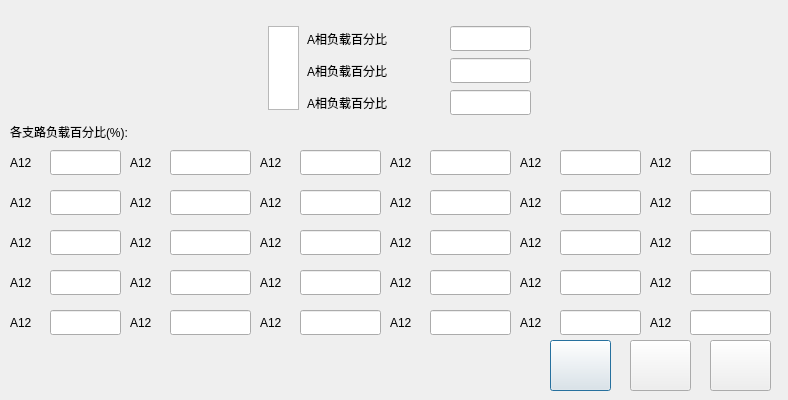
<?xml version="1.0" encoding="UTF-8"?>
<ui version="4.0">
 <class>CLoadPercentDialog</class>
 <widget class="QDialog" name="CLoadPercentDialog">
  <property name="geometry">
   <rect>
    <x>0</x>
    <y>0</y>
    <width>788</width>
    <height>400</height>
   </rect>
  </property>
  <property name="windowTitle">
   <string>Dialog</string>
  </property>
  <widget class="QWidget" name="widget" native="true">
   <property name="geometry">
    <rect>
     <x>260</x>
     <y>10</y>
     <width>281</width>
     <height>121</height>
    </rect>
   </property>
   <widget class="QLineEdit" name="lineEdit_main_c">
    <property name="geometry">
     <rect>
      <x>190</x>
      <y>80</y>
      <width>81</width>
      <height>25</height>
     </rect>
    </property>
   </widget>
   <widget class="QLabel" name="label_main_c">
    <property name="geometry">
     <rect>
      <x>47</x>
      <y>80</y>
      <width>141</width>
      <height>25</height>
     </rect>
    </property>
    <property name="text">
     <string>A相负载百分比</string>
    </property>
   </widget>
   <widget class="QLabel" name="label_main_b">
    <property name="geometry">
     <rect>
      <x>47</x>
      <y>48</y>
      <width>141</width>
      <height>25</height>
     </rect>
    </property>
    <property name="text">
     <string>A相负载百分比</string>
    </property>
   </widget>
   <widget class="QLineEdit" name="lineEdit_main_a">
    <property name="geometry">
     <rect>
      <x>190</x>
      <y>16</y>
      <width>81</width>
      <height>25</height>
     </rect>
    </property>
   </widget>
   <widget class="QLineEdit" name="lineEdit_main_b">
    <property name="geometry">
     <rect>
      <x>190</x>
      <y>48</y>
      <width>81</width>
      <height>25</height>
     </rect>
    </property>
   </widget>
   <widget class="QTextEdit" name="textEdit_title">
    <property name="geometry">
     <rect>
      <x>8</x>
      <y>16</y>
      <width>31</width>
      <height>84</height>
     </rect>
    </property>
   </widget>
   <widget class="QLabel" name="label_main_a">
    <property name="geometry">
     <rect>
      <x>47</x>
      <y>16</y>
      <width>141</width>
      <height>25</height>
     </rect>
    </property>
    <property name="text">
     <string>A相负载百分比</string>
    </property>
   </widget>
  </widget>
  <widget class="QLabel" name="label_title">
   <property name="geometry">
    <rect>
     <x>10</x>
     <y>120</y>
     <width>160</width>
     <height>25</height>
    </rect>
   </property>
   <property name="text">
    <string>&lt;html&gt;&lt;head/&gt;&lt;body&gt;&lt;p&gt;各支路负载百分比(%):&lt;/p&gt;&lt;/body&gt;&lt;/html&gt;</string>
   </property>
  </widget>
  <widget class="QLabel" name="label_w1">
   <property name="geometry">
    <rect>
     <x>10</x>
     <y>150</y>
     <width>36</width>
     <height>25</height>
    </rect>
   </property>
   <property name="text">
    <string>A12</string>
   </property>
  </widget>
  <widget class="QLineEdit" name="lineEdit_w1">
   <property name="geometry">
    <rect>
     <x>50</x>
     <y>150</y>
     <width>71</width>
     <height>25</height>
    </rect>
   </property>
  </widget>
  <widget class="QPushButton" name="pushButton_pre_page">
   <property name="geometry">
    <rect>
     <x>550</x>
     <y>340</y>
     <width>61</width>
     <height>51</height>
    </rect>
   </property>
   <property name="text">
    <string/>
   </property>
  </widget>
  <widget class="QPushButton" name="pushButton_next_page">
   <property name="geometry">
    <rect>
     <x>630</x>
     <y>340</y>
     <width>61</width>
     <height>51</height>
    </rect>
   </property>
   <property name="text">
    <string/>
   </property>
  </widget>
  <widget class="QPushButton" name="pushButton_return_back">
   <property name="geometry">
    <rect>
     <x>710</x>
     <y>340</y>
     <width>61</width>
     <height>51</height>
    </rect>
   </property>
   <property name="text">
    <string/>
   </property>
  </widget>
  <widget class="QLineEdit" name="lineEdit_w2">
   <property name="geometry">
    <rect>
     <x>170</x>
     <y>150</y>
     <width>81</width>
     <height>25</height>
    </rect>
   </property>
  </widget>
  <widget class="QLabel" name="label_w2">
   <property name="geometry">
    <rect>
     <x>130</x>
     <y>150</y>
     <width>36</width>
     <height>25</height>
    </rect>
   </property>
   <property name="text">
    <string>A12</string>
   </property>
  </widget>
  <widget class="QLineEdit" name="lineEdit_w3">
   <property name="geometry">
    <rect>
     <x>300</x>
     <y>150</y>
     <width>81</width>
     <height>25</height>
    </rect>
   </property>
  </widget>
  <widget class="QLabel" name="label_w4">
   <property name="geometry">
    <rect>
     <x>390</x>
     <y>150</y>
     <width>36</width>
     <height>25</height>
    </rect>
   </property>
   <property name="text">
    <string>A12</string>
   </property>
  </widget>
  <widget class="QLineEdit" name="lineEdit_w4">
   <property name="geometry">
    <rect>
     <x>430</x>
     <y>150</y>
     <width>81</width>
     <height>25</height>
    </rect>
   </property>
  </widget>
  <widget class="QLabel" name="label_w3">
   <property name="geometry">
    <rect>
     <x>260</x>
     <y>150</y>
     <width>36</width>
     <height>25</height>
    </rect>
   </property>
   <property name="text">
    <string>A12</string>
   </property>
  </widget>
  <widget class="QLineEdit" name="lineEdit_w5">
   <property name="geometry">
    <rect>
     <x>560</x>
     <y>150</y>
     <width>81</width>
     <height>25</height>
    </rect>
   </property>
  </widget>
  <widget class="QLabel" name="label_w6">
   <property name="geometry">
    <rect>
     <x>650</x>
     <y>150</y>
     <width>36</width>
     <height>25</height>
    </rect>
   </property>
   <property name="text">
    <string>A12</string>
   </property>
  </widget>
  <widget class="QLineEdit" name="lineEdit_w6">
   <property name="geometry">
    <rect>
     <x>690</x>
     <y>150</y>
     <width>81</width>
     <height>25</height>
    </rect>
   </property>
  </widget>
  <widget class="QLabel" name="label_w5">
   <property name="geometry">
    <rect>
     <x>520</x>
     <y>150</y>
     <width>36</width>
     <height>25</height>
    </rect>
   </property>
   <property name="text">
    <string>A12</string>
   </property>
  </widget>
  <widget class="QLineEdit" name="lineEdit_w9">
   <property name="geometry">
    <rect>
     <x>300</x>
     <y>190</y>
     <width>81</width>
     <height>25</height>
    </rect>
   </property>
  </widget>
  <widget class="QLabel" name="label_w11">
   <property name="geometry">
    <rect>
     <x>520</x>
     <y>190</y>
     <width>36</width>
     <height>25</height>
    </rect>
   </property>
   <property name="text">
    <string>A12</string>
   </property>
  </widget>
  <widget class="QLineEdit" name="lineEdit_w7">
   <property name="geometry">
    <rect>
     <x>50</x>
     <y>190</y>
     <width>71</width>
     <height>25</height>
    </rect>
   </property>
  </widget>
  <widget class="QLabel" name="label_w8">
   <property name="geometry">
    <rect>
     <x>130</x>
     <y>190</y>
     <width>36</width>
     <height>25</height>
    </rect>
   </property>
   <property name="text">
    <string>A12</string>
   </property>
  </widget>
  <widget class="QLabel" name="label_w10">
   <property name="geometry">
    <rect>
     <x>390</x>
     <y>190</y>
     <width>36</width>
     <height>25</height>
    </rect>
   </property>
   <property name="text">
    <string>A12</string>
   </property>
  </widget>
  <widget class="QLineEdit" name="lineEdit_w11">
   <property name="geometry">
    <rect>
     <x>560</x>
     <y>190</y>
     <width>81</width>
     <height>25</height>
    </rect>
   </property>
  </widget>
  <widget class="QLabel" name="label_w12">
   <property name="geometry">
    <rect>
     <x>650</x>
     <y>190</y>
     <width>36</width>
     <height>25</height>
    </rect>
   </property>
   <property name="text">
    <string>A12</string>
   </property>
  </widget>
  <widget class="QLineEdit" name="lineEdit_w8">
   <property name="geometry">
    <rect>
     <x>170</x>
     <y>190</y>
     <width>81</width>
     <height>25</height>
    </rect>
   </property>
  </widget>
  <widget class="QLineEdit" name="lineEdit_w12">
   <property name="geometry">
    <rect>
     <x>690</x>
     <y>190</y>
     <width>81</width>
     <height>25</height>
    </rect>
   </property>
  </widget>
  <widget class="QLabel" name="label_w7">
   <property name="geometry">
    <rect>
     <x>10</x>
     <y>190</y>
     <width>36</width>
     <height>25</height>
    </rect>
   </property>
   <property name="text">
    <string>A12</string>
   </property>
  </widget>
  <widget class="QLineEdit" name="lineEdit_w10">
   <property name="geometry">
    <rect>
     <x>430</x>
     <y>190</y>
     <width>81</width>
     <height>25</height>
    </rect>
   </property>
  </widget>
  <widget class="QLabel" name="label_w9">
   <property name="geometry">
    <rect>
     <x>260</x>
     <y>190</y>
     <width>36</width>
     <height>25</height>
    </rect>
   </property>
   <property name="text">
    <string>A12</string>
   </property>
  </widget>
  <widget class="QLineEdit" name="lineEdit_w15">
   <property name="geometry">
    <rect>
     <x>300</x>
     <y>230</y>
     <width>81</width>
     <height>25</height>
    </rect>
   </property>
  </widget>
  <widget class="QLabel" name="label_w17">
   <property name="geometry">
    <rect>
     <x>520</x>
     <y>230</y>
     <width>36</width>
     <height>25</height>
    </rect>
   </property>
   <property name="text">
    <string>A12</string>
   </property>
  </widget>
  <widget class="QLineEdit" name="lineEdit_w13">
   <property name="geometry">
    <rect>
     <x>50</x>
     <y>230</y>
     <width>71</width>
     <height>25</height>
    </rect>
   </property>
  </widget>
  <widget class="QLabel" name="label_w14">
   <property name="geometry">
    <rect>
     <x>130</x>
     <y>230</y>
     <width>36</width>
     <height>25</height>
    </rect>
   </property>
   <property name="text">
    <string>A12</string>
   </property>
  </widget>
  <widget class="QLabel" name="label_w16">
   <property name="geometry">
    <rect>
     <x>390</x>
     <y>230</y>
     <width>36</width>
     <height>25</height>
    </rect>
   </property>
   <property name="text">
    <string>A12</string>
   </property>
  </widget>
  <widget class="QLineEdit" name="lineEdit_w17">
   <property name="geometry">
    <rect>
     <x>560</x>
     <y>230</y>
     <width>81</width>
     <height>25</height>
    </rect>
   </property>
  </widget>
  <widget class="QLabel" name="label_w18">
   <property name="geometry">
    <rect>
     <x>650</x>
     <y>230</y>
     <width>36</width>
     <height>25</height>
    </rect>
   </property>
   <property name="text">
    <string>A12</string>
   </property>
  </widget>
  <widget class="QLineEdit" name="lineEdit_w14">
   <property name="geometry">
    <rect>
     <x>170</x>
     <y>230</y>
     <width>81</width>
     <height>25</height>
    </rect>
   </property>
  </widget>
  <widget class="QLineEdit" name="lineEdit_w18">
   <property name="geometry">
    <rect>
     <x>690</x>
     <y>230</y>
     <width>81</width>
     <height>25</height>
    </rect>
   </property>
  </widget>
  <widget class="QLabel" name="label_w13">
   <property name="geometry">
    <rect>
     <x>10</x>
     <y>230</y>
     <width>36</width>
     <height>25</height>
    </rect>
   </property>
   <property name="text">
    <string>A12</string>
   </property>
  </widget>
  <widget class="QLineEdit" name="lineEdit_w16">
   <property name="geometry">
    <rect>
     <x>430</x>
     <y>230</y>
     <width>81</width>
     <height>25</height>
    </rect>
   </property>
  </widget>
  <widget class="QLabel" name="label_w15">
   <property name="geometry">
    <rect>
     <x>260</x>
     <y>230</y>
     <width>36</width>
     <height>25</height>
    </rect>
   </property>
   <property name="text">
    <string>A12</string>
   </property>
  </widget>
  <widget class="QLineEdit" name="lineEdit_w21">
   <property name="geometry">
    <rect>
     <x>300</x>
     <y>270</y>
     <width>81</width>
     <height>25</height>
    </rect>
   </property>
  </widget>
  <widget class="QLabel" name="label_w23">
   <property name="geometry">
    <rect>
     <x>520</x>
     <y>270</y>
     <width>36</width>
     <height>25</height>
    </rect>
   </property>
   <property name="text">
    <string>A12</string>
   </property>
  </widget>
  <widget class="QLineEdit" name="lineEdit_w19">
   <property name="geometry">
    <rect>
     <x>50</x>
     <y>270</y>
     <width>71</width>
     <height>25</height>
    </rect>
   </property>
  </widget>
  <widget class="QLabel" name="label_w20">
   <property name="geometry">
    <rect>
     <x>130</x>
     <y>270</y>
     <width>36</width>
     <height>25</height>
    </rect>
   </property>
   <property name="text">
    <string>A12</string>
   </property>
  </widget>
  <widget class="QLabel" name="label_w22">
   <property name="geometry">
    <rect>
     <x>390</x>
     <y>270</y>
     <width>36</width>
     <height>25</height>
    </rect>
   </property>
   <property name="text">
    <string>A12</string>
   </property>
  </widget>
  <widget class="QLineEdit" name="lineEdit_w23">
   <property name="geometry">
    <rect>
     <x>560</x>
     <y>270</y>
     <width>81</width>
     <height>25</height>
    </rect>
   </property>
  </widget>
  <widget class="QLabel" name="label_w24">
   <property name="geometry">
    <rect>
     <x>650</x>
     <y>270</y>
     <width>36</width>
     <height>25</height>
    </rect>
   </property>
   <property name="text">
    <string>A12</string>
   </property>
  </widget>
  <widget class="QLineEdit" name="lineEdit_w20">
   <property name="geometry">
    <rect>
     <x>170</x>
     <y>270</y>
     <width>81</width>
     <height>25</height>
    </rect>
   </property>
  </widget>
  <widget class="QLineEdit" name="lineEdit_w24">
   <property name="geometry">
    <rect>
     <x>690</x>
     <y>270</y>
     <width>81</width>
     <height>25</height>
    </rect>
   </property>
  </widget>
  <widget class="QLabel" name="label_w19">
   <property name="geometry">
    <rect>
     <x>10</x>
     <y>270</y>
     <width>36</width>
     <height>25</height>
    </rect>
   </property>
   <property name="text">
    <string>A12</string>
   </property>
  </widget>
  <widget class="QLineEdit" name="lineEdit_w22">
   <property name="geometry">
    <rect>
     <x>430</x>
     <y>270</y>
     <width>81</width>
     <height>25</height>
    </rect>
   </property>
  </widget>
  <widget class="QLabel" name="label_w21">
   <property name="geometry">
    <rect>
     <x>260</x>
     <y>270</y>
     <width>36</width>
     <height>25</height>
    </rect>
   </property>
   <property name="text">
    <string>A12</string>
   </property>
  </widget>
  <widget class="QLabel" name="label_w28">
   <property name="geometry">
    <rect>
     <x>390</x>
     <y>310</y>
     <width>36</width>
     <height>25</height>
    </rect>
   </property>
   <property name="text">
    <string>A12</string>
   </property>
  </widget>
  <widget class="QLabel" name="label_w26">
   <property name="geometry">
    <rect>
     <x>130</x>
     <y>310</y>
     <width>36</width>
     <height>25</height>
    </rect>
   </property>
   <property name="text">
    <string>A12</string>
   </property>
  </widget>
  <widget class="QLabel" name="label_w25">
   <property name="geometry">
    <rect>
     <x>10</x>
     <y>310</y>
     <width>36</width>
     <height>25</height>
    </rect>
   </property>
   <property name="text">
    <string>A12</string>
   </property>
  </widget>
  <widget class="QLabel" name="label_w29">
   <property name="geometry">
    <rect>
     <x>520</x>
     <y>310</y>
     <width>36</width>
     <height>25</height>
    </rect>
   </property>
   <property name="text">
    <string>A12</string>
   </property>
  </widget>
  <widget class="QLineEdit" name="lineEdit_w25">
   <property name="geometry">
    <rect>
     <x>50</x>
     <y>310</y>
     <width>71</width>
     <height>25</height>
    </rect>
   </property>
  </widget>
  <widget class="QLabel" name="label_w30">
   <property name="geometry">
    <rect>
     <x>650</x>
     <y>310</y>
     <width>36</width>
     <height>25</height>
    </rect>
   </property>
   <property name="text">
    <string>A12</string>
   </property>
  </widget>
  <widget class="QLineEdit" name="lineEdit_w26">
   <property name="geometry">
    <rect>
     <x>170</x>
     <y>310</y>
     <width>81</width>
     <height>25</height>
    </rect>
   </property>
  </widget>
  <widget class="QLabel" name="label_w27">
   <property name="geometry">
    <rect>
     <x>260</x>
     <y>310</y>
     <width>36</width>
     <height>25</height>
    </rect>
   </property>
   <property name="text">
    <string>A12</string>
   </property>
  </widget>
  <widget class="QLineEdit" name="lineEdit_w30">
   <property name="geometry">
    <rect>
     <x>690</x>
     <y>310</y>
     <width>81</width>
     <height>25</height>
    </rect>
   </property>
  </widget>
  <widget class="QLineEdit" name="lineEdit_w27">
   <property name="geometry">
    <rect>
     <x>300</x>
     <y>310</y>
     <width>81</width>
     <height>25</height>
    </rect>
   </property>
  </widget>
  <widget class="QLineEdit" name="lineEdit_w28">
   <property name="geometry">
    <rect>
     <x>430</x>
     <y>310</y>
     <width>81</width>
     <height>25</height>
    </rect>
   </property>
  </widget>
  <widget class="QLineEdit" name="lineEdit_w29">
   <property name="geometry">
    <rect>
     <x>560</x>
     <y>310</y>
     <width>81</width>
     <height>25</height>
    </rect>
   </property>
  </widget>
 </widget>
 <resources/>
 <connections/>
</ui>
